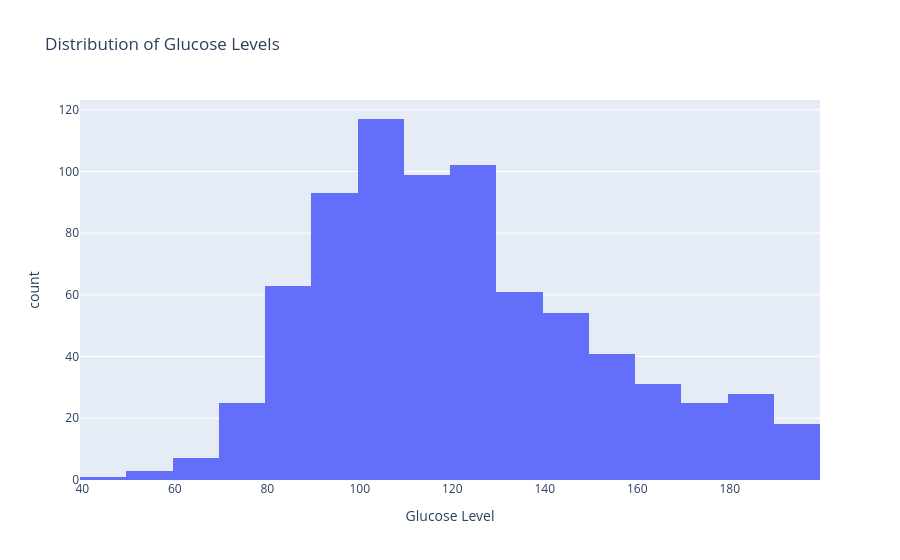

Notebook cell for this chart:
### Markdown cell above
Questions
Which age group appears most?
 - 20 -30
Is the distribution symmetric?
  - no its not

### Code cell
# chart 3
fig = px.histogram(
    df,
    x="Glucose",
    nbins=25,
    title="Distribution of Glucose Levels",
    labels={"Glucose": "Glucose Level", "count": "Frequency"}
)

fig.show()

### Figure 1 — Plotly figure (JSON) as saved in the notebook; plotly's stock layout.template omitted (floating-point values rounded to 4 significant figures; data arrays with more than 128 entries replaced by an {"elided": "..."} marker saying what was removed)
{"data": [{"bingroup": "x", "hovertemplate": "Glucose Level=%{x}<br>count=%{y}<extra></extra>", "legendgroup": "", "marker": {"color": "#636efa", "pattern": {"shape": ""}}, "name": "", "nbinsx": 25, "orientation": "v", "showlegend": false, "type": "histogram", "x": {"elided": "768 float values"}, "xaxis": "x", "yaxis": "y"}], "layout": {"barmode": "relative", "legend": {"tracegroupgap": 0}, "title": {"text": "Distribution of Glucose Levels"}, "xaxis": {"anchor": "y", "domain": [0, 1], "title": {"text": "Glucose Level"}}, "yaxis": {"anchor": "x", "domain": [0, 1], "title": {"text": "count"}}}}
